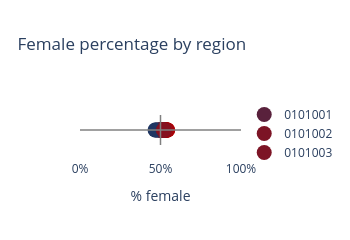

This figure's notebook cell:
### Code cell
from graph_programs.female_percentage import update_female_percentage_graph

fig_percent_1 = update_female_percentage_graph(data, gdf_small, fig_percent)
fig_percent_1.show()

### Figure 1 — Plotly figure (JSON) as saved in the notebook; plotly's stock layout.template omitted (floating-point values rounded to 4 significant figures; data arrays with more than 128 entries replaced by an {"elided": "..."} marker saying what was removed)
{"data": [{"hovertemplate": "<b>Female</b>: %{x} % <br>", "marker": {"cmax": 54.51, "cmin": 46.62, "color": [49.8], "colorscale": {"elided": "255x2 mixed values"}, "size": 15}, "mode": "markers", "name": "0101001", "type": "scatter", "x": [49.8], "y": [1]}, {"hovertemplate": "<b>Female</b>: %{x} % <br>", "marker": {"cmax": 54.51, "cmin": 46.62, "color": [51.64], "colorscale": {"elided": "255x2 mixed values"}, "size": 15}, "mode": "markers", "name": "0101002", "type": "scatter", "x": [51.64], "y": [1]}, {"hovertemplate": "<b>Female</b>: %{x} % <br>", "marker": {"cmax": 54.51, "cmin": 46.62, "color": [51.69], "colorscale": {"elided": "255x2 mixed values"}, "size": 15}, "mode": "markers", "name": "0101003", "type": "scatter", "x": [51.69], "y": [1]}, {"hovertemplate": "<b>Female</b>: %{x} % <br>", "marker": {"cmax": 54.51, "cmin": 46.62, "color": [50.44], "colorscale": {"elided": "255x2 mixed values"}, "size": 15}, "mode": "markers", "name": "0101004", "type": "scatter", "x": [50.44], "y": [1]}, {"hovertemplate": "<b>Female</b>: %{x} % <br>", "marker": {"cmax": 54.51, "cmin": 46.62, "color": [50.34], "colorscale": {"elided": "255x2 mixed values"}, "size": 15}, "mode": "markers", "name": "0101005", "type": "scatter", "x": [50.34], "y": [1]}, {"hovertemplate": "<b>Female</b>: %{x} % <br>", "marker": {"cmax": 54.51, "cmin": 46.62, "color": [51.66], "colorscale": {"elided": "255x2 mixed values"}, "size": 15}, "mode": "markers", "name": "0101006", "type": "scatter", "x": [51.66], "y": [1]}, {"hovertemplate": "<b>Female</b>: %{x} % <br>", "marker": {"cmax": 54.51, "cmin": 46.62, "color": [50.91], "colorscale": {"elided": "255x2 mixed values"}, "size": 15}, "mode": "markers", "name": "0101007", "type": "scatter", "x": [50.91], "y": [1]}, {"hovertemplate": "<b>Female</b>: %{x} % <br>", "marker": {"cmax": 54.51, "cmin": 46.62, "color": [50.66], "colorscale": {"elided": "255x2 mixed values"}, "size": 15}, "mode": "markers", "name": "0101008", "type": "scatter", "x": [50.66], "y": [1]}, {"hovertemplate": "<b>Female</b>: %{x} % <br>", "marker": {"cmax": 54.51, "cmin": 46.62, "color": [51.84], "colorscale": {"elided": "255x2 mixed values"}, "size": 15}, "mode": "markers", "name": "0101009", "type": "scatter", "x": [51.84], "y": [1]}, {"hovertemplate": "<b>Female</b>: %{x} % <br>", "marker": {"cmax": 54.51, "cmin": 46.62, "color": [53.02], "colorscale": {"elided": "255x2 mixed values"}, "size": 15}, "mode": "markers", "name": "0101010", "type": "scatter", "x": [53.02], "y": [1]}, {"hovertemplate": "<b>Female</b>: %{x} % <br>", "marker": {"cmax": 54.51, "cmin": 46.62, "color": [51.85], "colorscale": {"elided": "255x2 mixed values"}, "size": 15}, "mode": "markers", "name": "0101011", "type": "scatter", "x": [51.85], "y": [1]}, {"hovertemplate": "<b>Female</b>: %{x} % <br>", "marker": {"cmax": 54.51, "cmin": 46.62, "color": [50.46], "colorscale": {"elided": "255x2 mixed values"}, "size": 15}, "mode": "markers", "name": "0101012", "type": "scatter", "x": [50.46], "y": [1]}, {"hovertemplate": "<b>Female</b>: %{x} % <br>", "marker": {"cmax": 54.51, "cmin": 46.62, "color": [50.91], "colorscale": {"elided": "255x2 mixed values"}, "size": 15}, "mode": "markers", "name": "0101013", "type": "scatter", "x": [50.91], "y": [1]}, {"hovertemplate": "<b>Female</b>: %{x} % <br>", "marker": {"cmax": 54.51, "cmin": 46.62, "color": [51.39], "colorscale": {"elided": "255x2 mixed values"}, "size": 15}, "mode": "markers", "name": "0101014", "type": "scatter", "x": [51.39], "y": [1]}, {"hovertemplate": "<b>Female</b>: %{x} % <br>", "marker": {"cmax": 54.51, "cmin": 46.62, "color": [53.36], "colorscale": {"elided": "255x2 mixed values"}, "size": 15}, "mode": "markers", "name": "0101015", "type": "scatter", "x": [53.36], "y": [1]}, {"hovertemplate": "<b>Female</b>: %{x} % <br>", "marker": {"cmax": 54.51, "cmin": 46.62, "color": [51.63], "colorscale": {"elided": "255x2 mixed values"}, "size": 15}, "mode": "markers", "name": "0101016", "type": "scatter", "x": [51.63], "y": [1]}, {"hovertemplate": "<b>Female</b>: %{x} % <br>", "marker": {"cmax": 54.51, "cmin": 46.62, "color": [53.04], "colorscale": {"elided": "255x2 mixed values"}, "size": 15}, "mode": "markers", "name": "0102001", "type": "scatter", "x": [53.04], "y": [1]}, {"hovertemplate": "<b>Female</b>: %{x} % <br>", "marker": {"cmax": 54.51, "cmin": 46.62, "color": [53.42], "colorscale": {"elided": "255x2 mixed values"}, "size": 15}, "mode": "markers", "name": "0102002", "type": "scatter", "x": [53.42], "y": [1]}, {"hovertemplate": "<b>Female</b>: %{x} % <br>", "marker": {"cmax": 54.51, "cmin": 46.62, "color": [54.01], "colorscale": {"elided": "255x2 mixed values"}, "size": 15}, "mode": "markers", "name": "0102003", "type": "scatter", "x": [54.01], "y": [1]}, {"hovertemplate": "<b>Female</b>: %{x} % <br>", "marker": {"cmax": 54.51, "cmin": 46.62, "color": [53.65], "colorscale": {"elided": "255x2 mixed values"}, "size": 15}, "mode": "markers", "name": "0102004", "type": "scatter", "x": [53.65], "y": [1]}, {"hovertemplate": "<b>Female</b>: %{x} % <br>", "marker": {"cmax": 54.51, "cmin": 46.62, "color": [54.09], "colorscale": {"elided": "255x2 mixed values"}, "size": 15}, "mode": "markers", "name": "0102005", "type": "scatter", "x": [54.09], "y": [1]}, {"hovertemplate": "<b>Female</b>: %{x} % <br>", "marker": {"cmax": 54.51, "cmin": 46.62, "color": [50.8], "colorscale": {"elided": "255x2 mixed values"}, "size": 15}, "mode": "markers", "name": "0102006", "type": "scatter", "x": [50.8], "y": [1]}, {"hovertemplate": "<b>Female</b>: %{x} % <br>", "marker": {"cmax": 54.51, "cmin": 46.62, "color": [51.25], "colorscale": {"elided": "255x2 mixed values"}, "size": 15}, "mode": "markers", "name": "0102007", "type": "scatter", "x": [51.25], "y": [1]}, {"hovertemplate": "<b>Female</b>: %{x} % <br>", "marker": {"cmax": 54.51, "cmin": 46.62, "color": [52.04], "colorscale": {"elided": "255x2 mixed values"}, "size": 15}, "mode": "markers", "name": "0102008", "type": "scatter", "x": [52.04], "y": [1]}, {"hovertemplate": "<b>Female</b>: %{x} % <br>", "marker": {"cmax": 54.51, "cmin": 46.62, "color": [52.56], "colorscale": {"elided": "255x2 mixed values"}, "size": 15}, "mode": "markers", "name": "0102009", "type": "scatter", "x": [52.56], "y": [1]}, {"hovertemplate": "<b>Female</b>: %{x} % <br>", "marker": {"cmax": 54.51, "cmin": 46.62, "color": [54.25], "colorscale": {"elided": "255x2 mixed values"}, "size": 15}, "mode": "markers", "name": "0102010", "type": "scatter", "x": [54.25], "y": [1]}, {"hovertemplate": "<b>Female</b>: %{x} % <br>", "marker": {"cmax": 54.51, "cmin": 46.62, "color": [51.31], "colorscale": {"elided": "255x2 mixed values"}, "size": 15}, "mode": "markers", "name": "0102011", "type": "scatter", "x": [51.31], "y": [1]}, {"hovertemplate": "<b>Female</b>: %{x} % <br>", "marker": {"cmax": 54.51, "cmin": 46.62, "color": [54.51], "colorscale": {"elided": "255x2 mixed values"}, "size": 15}, "mode": "markers", "name": "0102012", "type": "scatter", "x": [54.51], "y": [1]}, {"hovertemplate": "<b>Female</b>: %{x} % <br>", "marker": {"cmax": 54.51, "cmin": 46.62, "color": [53.89], "colorscale": {"elided": "255x2 mixed values"}, "size": 15}, "mode": "markers", "name": "0102013", "type": "scatter", "x": [53.89], "y": [1]}, {"hovertemplate": "<b>Female</b>: %{x} % <br>", "marker": {"cmax": 54.51, "cmin": 46.62, "color": [50.78], "colorscale": {"elided": "255x2 mixed values"}, "size": 15}, "mode": "markers", "name": "0102014", "type": "scatter", "x": [50.78], "y": [1]}, {"hovertemplate": "<b>Female</b>: %{x} % <br>", "marker": {"cmax": 54.51, "cmin": 46.62, "color": [51.61], "colorscale": {"elided": "255x2 mixed values"}, "size": 15}, "mode": "markers", "name": "0102015", "type": "scatter", "x": [51.61], "y": [1]}, {"hovertemplate": "<b>Female</b>: %{x} % <br>", "marker": {"cmax": 54.51, "cmin": 46.62, "color": [52.2], "colorscale": {"elided": "255x2 mixed values"}, "size": 15}, "mode": "markers", "name": "0102016", "type": "scatter", "x": [52.2], "y": [1]}, {"hovertemplate": "<b>Female</b>: %{x} % <br>", "marker": {"cmax": 54.51, "cmin": 46.62, "color": [47.8], "colorscale": {"elided": "255x2 mixed values"}, "size": 15}, "mode": "markers", "name": "0102017", "type": "scatter", "x": [47.8], "y": [1]}, {"hovertemplate": "<b>Female</b>: %{x} % <br>", "marker": {"cmax": 54.51, "cmin": 46.62, "color": [53.39], "colorscale": {"elided": "255x2 mixed values"}, "size": 15}, "mode": "markers", "name": "0102018", "type": "scatter", "x": [53.39], "y": [1]}, {"hovertemplate": "<b>Female</b>: %{x} % <br>", "marker": {"cmax": 54.51, "cmin": 46.62, "color": [50.72], "colorscale": {"elided": "255x2 mixed values"}, "size": 15}, "mode": "markers", "name": "0103001", "type": "scatter", "x": [50.72], "y": [1]}, {"hovertemplate": "<b>Female</b>: %{x} % <br>", "marker": {"cmax": 54.51, "cmin": 46.62, "color": [51.4], "colorscale": {"elided": "255x2 mixed values"}, "size": 15}, "mode": "markers", "name": "0103002", "type": "scatter", "x": [51.4], "y": [1]}, {"hovertemplate": "<b>Female</b>: %{x} % <br>", "marker": {"cmax": 54.51, "cmin": 46.62, "color": [52.67], "colorscale": {"elided": "255x2 mixed values"}, "size": 15}, "mode": "markers", "name": "0103003", "type": "scatter", "x": [52.67], "y": [1]}, {"hovertemplate": "<b>Female</b>: %{x} % <br>", "marker": {"cmax": 54.51, "cmin": 46.62, "color": [51.39], "colorscale": {"elided": "255x2 mixed values"}, "size": 15}, "mode": "markers", "name": "0103004", "type": "scatter", "x": [51.39], "y": [1]}, {"hovertemplate": "<b>Female</b>: %{x} % <br>", "marker": {"cmax": 54.51, "cmin": 46.62, "color": [51.13], "colorscale": {"elided": "255x2 mixed values"}, "size": 15}, "mode": "markers", "name": "0103005", "type": "scatter", "x": [51.13], "y": [1]}, {"hovertemplate": "<b>Female</b>: %{x} % <br>", "marker": {"cmax": 54.51, "cmin": 46.62, "color": [50.63], "colorscale": {"elided": "255x2 mixed values"}, "size": 15}, "mode": "markers", "name": "0103006", "type": "scatter", "x": [50.63], "y": [1]}, {"hovertemplate": "<b>Female</b>: %{x} % <br>", "marker": {"cmax": 54.51, "cmin": 46.62, "color": [51.35], "colorscale": {"elided": "255x2 mixed values"}, "size": 15}, "mode": "markers", "name": "0103007", "type": "scatter", "x": [51.35], "y": [1]}, {"hovertemplate": "<b>Female</b>: %{x} % <br>", "marker": {"cmax": 54.51, "cmin": 46.62, "color": [50.99], "colorscale": {"elided": "255x2 mixed values"}, "size": 15}, "mode": "markers", "name": "0103008", "type": "scatter", "x": [50.99], "y": [1]}, {"hovertemplate": "<b>Female</b>: %{x} % <br>", "marker": {"cmax": 54.51, "cmin": 46.62, "color": [51.74], "colorscale": {"elided": "255x2 mixed values"}, "size": 15}, "mode": "markers", "name": "0103009", "type": "scatter", "x": [51.74], "y": [1]}, {"hovertemplate": "<b>Female</b>: %{x} % <br>", "marker": {"cmax": 54.51, "cmin": 46.62, "color": [49.95], "colorscale": {"elided": "255x2 mixed values"}, "size": 15}, "mode": "markers", "name": "0103010", "type": "scatter", "x": [49.95], "y": [1]}, {"hovertemplate": "<b>Female</b>: %{x} % <br>", "marker": {"cmax": 54.51, "cmin": 46.62, "color": [51.02], "colorscale": {"elided": "255x2 mixed values"}, "size": 15}, "mode": "markers", "name": "0103011", "type": "scatter", "x": [51.02], "y": [1]}, {"hovertemplate": "<b>Female</b>: %{x} % <br>", "marker": {"cmax": 54.51, "cmin": 46.62, "color": [51.65], "colorscale": {"elided": "255x2 mixed values"}, "size": 15}, "mode": "markers", "name": "0103012", "type": "scatter", "x": [51.65], "y": [1]}, {"hovertemplate": "<b>Female</b>: %{x} % <br>", "marker": {"cmax": 54.51, "cmin": 46.62, "color": [51.45], "colorscale": {"elided": "255x2 mixed values"}, "size": 15}, "mode": "markers", "name": "0103013", "type": "scatter", "x": [51.45], "y": [1]}, {"hovertemplate": "<b>Female</b>: %{x} % <br>", "marker": {"cmax": 54.51, "cmin": 46.62, "color": [49.93], "colorscale": {"elided": "255x2 mixed values"}, "size": 15}, "mode": "markers", "name": "0103014", "type": "scatter", "x": [49.93], "y": [1]}, {"hovertemplate": "<b>Female</b>: %{x} % <br>", "marker": {"cmax": 54.51, "cmin": 46.62, "color": [52.79], "colorscale": {"elided": "255x2 mixed values"}, "size": 15}, "mode": "markers", "name": "0103015", "type": "scatter", "x": [52.79], "y": [1]}, {"hovertemplate": "<b>Female</b>: %{x} % <br>", "marker": {"cmax": 54.51, "cmin": 46.62, "color": [51.36], "colorscale": {"elided": "255x2 mixed values"}, "size": 15}, "mode": "markers", "name": "0103016", "type": "scatter", "x": [51.36], "y": [1]}, {"hovertemplate": "<b>Female</b>: %{x} % <br>", "marker": {"cmax": 54.51, "cmin": 46.62, "color": [51.42], "colorscale": {"elided": "255x2 mixed values"}, "size": 15}, "mode": "markers", "name": "0103017", "type": "scatter", "x": [51.42], "y": [1]}, {"hovertemplate": "<b>Female</b>: %{x} % <br>", "marker": {"cmax": 54.51, "cmin": 46.62, "color": [52.65], "colorscale": {"elided": "255x2 mixed values"}, "size": 15}, "mode": "markers", "name": "0104001", "type": "scatter", "x": [52.65], "y": [1]}, {"hovertemplate": "<b>Female</b>: %{x} % <br>", "marker": {"cmax": 54.51, "cmin": 46.62, "color": [51], "colorscale": {"elided": "255x2 mixed values"}, "size": 15}, "mode": "markers", "name": "0104002", "type": "scatter", "x": [51], "y": [1]}, {"hovertemplate": "<b>Female</b>: %{x} % <br>", "marker": {"cmax": 54.51, "cmin": 46.62, "color": [51.12], "colorscale": {"elided": "255x2 mixed values"}, "size": 15}, "mode": "markers", "name": "0104003", "type": "scatter", "x": [51.12], "y": [1]}, {"hovertemplate": "<b>Female</b>: %{x} % <br>", "marker": {"cmax": 54.51, "cmin": 46.62, "color": [50.56], "colorscale": {"elided": "255x2 mixed values"}, "size": 15}, "mode": "markers", "name": "0104004", "type": "scatter", "x": [50.56], "y": [1]}, {"hovertemplate": "<b>Female</b>: %{x} % <br>", "marker": {"cmax": 54.51, "cmin": 46.62, "color": [51.01], "colorscale": {"elided": "255x2 mixed values"}, "size": 15}, "mode": "markers", "name": "0104005", "type": "scatter", "x": [51.01], "y": [1]}, {"hovertemplate": "<b>Female</b>: %{x} % <br>", "marker": {"cmax": 54.51, "cmin": 46.62, "color": [51.19], "colorscale": {"elided": "255x2 mixed values"}, "size": 15}, "mode": "markers", "name": "0104006", "type": "scatter", "x": [51.19], "y": [1]}, {"hovertemplate": "<b>Female</b>: %{x} % <br>", "marker": {"cmax": 54.51, "cmin": 46.62, "color": [50.59], "colorscale": {"elided": "255x2 mixed values"}, "size": 15}, "mode": "markers", "name": "0104007", "type": "scatter", "x": [50.59], "y": [1]}, {"hovertemplate": "<b>Female</b>: %{x} % <br>", "marker": {"cmax": 54.51, "cmin": 46.62, "color": [52.08], "colorscale": {"elided": "255x2 mixed values"}, "size": 15}, "mode": "markers", "name": "0104008", "type": "scatter", "x": [52.08], "y": [1]}, {"hovertemplate": "<b>Female</b>: %{x} % <br>", "marker": {"cmax": 54.51, "cmin": 46.62, "color": [51.98], "colorscale": {"elided": "255x2 mixed values"}, "size": 15}, "mode": "markers", "name": "0104009", "type": "scatter", "x": [51.98], "y": [1]}, {"hovertemplate": "<b>Female</b>: %{x} % <br>", "marker": {"cmax": 54.51, "cmin": 46.62, "color": [50.05], "colorscale": {"elided": "255x2 mixed values"}, "size": 15}, "mode": "markers", "name": "0104010", "type": "scatter", "x": [50.05], "y": [1]}, {"hovertemplate": "<b>Female</b>: %{x} % <br>", "marker": {"cmax": 54.51, "cmin": 46.62, "color": [51.11], "colorscale": {"elided": "255x2 mixed values"}, "size": 15}, "mode": "markers", "name": "0104011", "type": "scatter", "x": [51.11], "y": [1]}, {"hovertemplate": "<b>Female</b>: %{x} % <br>", "marker": {"cmax": 54.51, "cmin": 46.62, "color": [50.85], "colorscale": {"elided": "255x2 mixed values"}, "size": 15}, "mode": "markers", "name": "0104012", "type": "scatter", "x": [50.85], "y": [1]}, {"hovertemplate": "<b>Female</b>: %{x} % <br>", "marker": {"cmax": 54.51, "cmin": 46.62, "color": [50.97], "colorscale": {"elided": "255x2 mixed values"}, "size": 15}, "mode": "markers", "name": "0104013", "type": "scatter", "x": [50.97], "y": [1]}, {"hovertemplate": "<b>Female</b>: %{x} % <br>", "marker": {"cmax": 54.51, "cmin": 46.62, "color": [50.63], "colorscale": {"elided": "255x2 mixed values"}, "size": 15}, "mode": "markers", "name": "0104014", "type": "scatter", "x": [50.63], "y": [1]}, {"hovertemplate": "<b>Female</b>: %{x} % <br>", "marker": {"cmax": 54.51, "cmin": 46.62, "color": [53.17], "colorscale": {"elided": "255x2 mixed values"}, "size": 15}, "mode": "markers", "name": "0104015", "type": "scatter", "x": [53.17], "y": [1]}, {"hovertemplate": "<b>Female</b>: %{x} % <br>", "marker": {"cmax": 54.51, "cmin": 46.62, "color": [50.82], "colorscale": {"elided": "255x2 mixed values"}, "size": 15}, "mode": "markers", "name": "0104016", "type": "scatter", "x": [50.82], "y": [1]}, {"hovertemplate": "<b>Female</b>: %{x} % <br>", "marker": {"cmax": 54.51, "cmin": 46.62, "color": [50.52], "colorscale": {"elided": "255x2 mixed values"}, "size": 15}, "mode": "markers", "name": "0104017", "type": "scatter", "x": [50.52], "y": [1]}, {"hovertemplate": "<b>Female</b>: %{x} % <br>", "marker": {"cmax": 54.51, "cmin": 46.62, "color": [50.41], "colorscale": {"elided": "255x2 mixed values"}, "size": 15}, "mode": "markers", "name": "0105001", "type": "scatter", "x": [50.41], "y": [1]}, {"hovertemplate": "<b>Female</b>: %{x} % <br>", "marker": {"cmax": 54.51, "cmin": 46.62, "color": [52.15], "colorscale": {"elided": "255x2 mixed values"}, "size": 15}, "mode": "markers", "name": "0105002", "type": "scatter", "x": [52.15], "y": [1]}, {"hovertemplate": "<b>Female</b>: %{x} % <br>", "marker": {"cmax": 54.51, "cmin": 46.62, "color": [48.34], "colorscale": {"elided": "255x2 mixed values"}, "size": 15}, "mode": "markers", "name": "0105003", "type": "scatter", "x": [48.34], "y": [1]}, {"hovertemplate": "<b>Female</b>: %{x} % <br>", "marker": {"cmax": 54.51, "cmin": 46.62, "color": [49.81], "colorscale": {"elided": "255x2 mixed values"}, "size": 15}, "mode": "markers", "name": "0105004", "type": "scatter", "x": [49.81], "y": [1]}, {"hovertemplate": "<b>Female</b>: %{x} % <br>", "marker": {"cmax": 54.51, "cmin": 46.62, "color": [51.79], "colorscale": {"elided": "255x2 mixed values"}, "size": 15}, "mode": "markers", "name": "0105005", "type": "scatter", "x": [51.79], "y": [1]}, {"hovertemplate": "<b>Female</b>: %{x} % <br>", "marker": {"cmax": 54.51, "cmin": 46.62, "color": [51.09], "colorscale": {"elided": "255x2 mixed values"}, "size": 15}, "mode": "markers", "name": "0105006", "type": "scatter", "x": [51.09], "y": [1]}, {"hovertemplate": "<b>Female</b>: %{x} % <br>", "marker": {"cmax": 54.51, "cmin": 46.62, "color": [50.98], "colorscale": {"elided": "255x2 mixed values"}, "size": 15}, "mode": "markers", "name": "0105007", "type": "scatter", "x": [50.98], "y": [1]}, {"hovertemplate": "<b>Female</b>: %{x} % <br>", "marker": {"cmax": 54.51, "cmin": 46.62, "color": [50.7], "colorscale": {"elided": "255x2 mixed values"}, "size": 15}, "mode": "markers", "name": "0105008", "type": "scatter", "x": [50.7], "y": [1]}, {"hovertemplate": "<b>Female</b>: %{x} % <br>", "marker": {"cmax": 54.51, "cmin": 46.62, "color": [53.07], "colorscale": {"elided": "255x2 mixed values"}, "size": 15}, "mode": "markers", "name": "0105009", "type": "scatter", "x": [53.07], "y": [1]}, {"hovertemplate": "<b>Female</b>: %{x} % <br>", "marker": {"cmax": 54.51, "cmin": 46.62, "color": [50.93], "colorscale": {"elided": "255x2 mixed values"}, "size": 15}, "mode": "markers", "name": "0105010", "type": "scatter", "x": [50.93], "y": [1]}, {"hovertemplate": "<b>Female</b>: %{x} % <br>", "marker": {"cmax": 54.51, "cmin": 46.62, "color": [49.27], "colorscale": {"elided": "255x2 mixed values"}, "size": 15}, "mode": "markers", "name": "0105011", "type": "scatter", "x": [49.27], "y": [1]}, {"hovertemplate": "<b>Female</b>: %{x} % <br>", "marker": {"cmax": 54.51, "cmin": 46.62, "color": [51.17], "colorscale": {"elided": "255x2 mixed values"}, "size": 15}, "mode": "markers", "name": "0105012", "type": "scatter", "x": [51.17], "y": [1]}, {"hovertemplate": "<b>Female</b>: %{x} % <br>", "marker": {"cmax": 54.51, "cmin": 46.62, "color": [52.34], "colorscale": {"elided": "255x2 mixed values"}, "size": 15}, "mode": "markers", "name": "0105013", "type": "scatter", "x": [52.34], "y": [1]}, {"hovertemplate": "<b>Female</b>: %{x} % <br>", "marker": {"cmax": 54.51, "cmin": 46.62, "color": [51.24], "colorscale": {"elided": "255x2 mixed values"}, "size": 15}, "mode": "markers", "name": "0105014", "type": "scatter", "x": [51.24], "y": [1]}, {"hovertemplate": "<b>Female</b>: %{x} % <br>", "marker": {"cmax": 54.51, "cmin": 46.62, "color": [51.04], "colorscale": {"elided": "255x2 mixed values"}, "size": 15}, "mode": "markers", "name": "0105015", "type": "scatter", "x": [51.04], "y": [1]}, {"hovertemplate": "<b>Female</b>: %{x} % <br>", "marker": {"cmax": 54.51, "cmin": 46.62, "color": [51.13], "colorscale": {"elided": "255x2 mixed values"}, "size": 15}, "mode": "markers", "name": "0106001", "type": "scatter", "x": [51.13], "y": [1]}, {"hovertemplate": "<b>Female</b>: %{x} % <br>", "marker": {"cmax": 54.51, "cmin": 46.62, "color": [47.08], "colorscale": {"elided": "255x2 mixed values"}, "size": 15}, "mode": "markers", "name": "0106002", "type": "scatter", "x": [47.08], "y": [1]}, {"hovertemplate": "<b>Female</b>: %{x} % <br>", "marker": {"cmax": 54.51, "cmin": 46.62, "color": [52.28], "colorscale": {"elided": "255x2 mixed values"}, "size": 15}, "mode": "markers", "name": "0106003", "type": "scatter", "x": [52.28], "y": [1]}, {"hovertemplate": "<b>Female</b>: %{x} % <br>", "marker": {"cmax": 54.51, "cmin": 46.62, "color": [52.03], "colorscale": {"elided": "255x2 mixed values"}, "size": 15}, "mode": "markers", "name": "0106004", "type": "scatter", "x": [52.03], "y": [1]}, {"hovertemplate": "<b>Female</b>: %{x} % <br>", "marker": {"cmax": 54.51, "cmin": 46.62, "color": [50.65], "colorscale": {"elided": "255x2 mixed values"}, "size": 15}, "mode": "markers", "name": "0106005", "type": "scatter", "x": [50.65], "y": [1]}, {"hovertemplate": "<b>Female</b>: %{x} % <br>", "marker": {"cmax": 54.51, "cmin": 46.62, "color": [51.96], "colorscale": {"elided": "255x2 mixed values"}, "size": 15}, "mode": "markers", "name": "0106006", "type": "scatter", "x": [51.96], "y": [1]}, {"hovertemplate": "<b>Female</b>: %{x} % <br>", "marker": {"cmax": 54.51, "cmin": 46.62, "color": [52.45], "colorscale": {"elided": "255x2 mixed values"}, "size": 15}, "mode": "markers", "name": "0106007", "type": "scatter", "x": [52.45], "y": [1]}, {"hovertemplate": "<b>Female</b>: %{x} % <br>", "marker": {"cmax": 54.51, "cmin": 46.62, "color": [53.94], "colorscale": {"elided": "255x2 mixed values"}, "size": 15}, "mode": "markers", "name": "0106008", "type": "scatter", "x": [53.94], "y": [1]}, {"hovertemplate": "<b>Female</b>: %{x} % <br>", "marker": {"cmax": 54.51, "cmin": 46.62, "color": [52.91], "colorscale": {"elided": "255x2 mixed values"}, "size": 15}, "mode": "markers", "name": "0106009", "type": "scatter", "x": [52.91], "y": [1]}, {"hovertemplate": "<b>Female</b>: %{x} % <br>", "marker": {"cmax": 54.51, "cmin": 46.62, "color": [52], "colorscale": {"elided": "255x2 mixed values"}, "size": 15}, "mode": "markers", "name": "0106010", "type": "scatter", "x": [52], "y": [1]}, {"hovertemplate": "<b>Female</b>: %{x} % <br>", "marker": {"cmax": 54.51, "cmin": 46.62, "color": [52.47], "colorscale": {"elided": "255x2 mixed values"}, "size": 15}, "mode": "markers", "name": "0106011", "type": "scatter", "x": [52.47], "y": [1]}, {"hovertemplate": "<b>Female</b>: %{x} % <br>", "marker": {"cmax": 54.51, "cmin": 46.62, "color": [53.29], "colorscale": {"elided": "255x2 mixed values"}, "size": 15}, "mode": "markers", "name": "0106012", "type": "scatter", "x": [53.29], "y": [1]}, {"hovertemplate": "<b>Female</b>: %{x} % <br>", "marker": {"cmax": 54.51, "cmin": 46.62, "color": [52.15], "colorscale": {"elided": "255x2 mixed values"}, "size": 15}, "mode": "markers", "name": "0106013", "type": "scatter", "x": [52.15], "y": [1]}, {"hovertemplate": "<b>Female</b>: %{x} % <br>", "marker": {"cmax": 54.51, "cmin": 46.62, "color": [51.57], "colorscale": {"elided": "255x2 mixed values"}, "size": 15}, "mode": "markers", "name": "0106014", "type": "scatter", "x": [51.57], "y": [1]}, {"hovertemplate": "<b>Female</b>: %{x} % <br>", "marker": {"cmax": 54.51, "cmin": 46.62, "color": [46.62], "colorscale": {"elided": "255x2 mixed values"}, "size": 15}, "mode": "markers", "name": "0106015", "type": "scatter", "x": [46.62], "y": [1]}, {"hovertemplate": "<b>Female</b>: %{x} % <br>", "marker": {"cmax": 54.51, "cmin": 46.62, "color": [51.72], "colorscale": {"elided": "255x2 mixed values"}, "size": 15}, "mode": "markers", "name": "0106016", "type": "scatter", "x": [51.72], "y": [1]}, {"hovertemplate": "<b>Female</b>: %{x} % <br>", "marker": {"cmax": 54.51, "cmin": 46.62, "color": [52.09], "colorscale": {"elided": "255x2 mixed values"}, "size": 15}, "mode": "markers", "name": "0107001", "type": "scatter", "x": [52.09], "y": [1]}], "layout": {"height": 225, "legend": {"itemclick": false}, "paper_bgcolor": "rgba(0, 0, 0, 0)", "plot_bgcolor": "rgba(0, 0, 0, 0)", "shapes": [{"line": {"color": "grey", "dash": "solid", "width": 1.5}, "type": "line", "x0": 50, "x1": 50, "y0": 0.5, "y1": 1.5}, {"line": {"color": "grey", "dash": "solid", "width": 1.5}, "type": "line", "x0": 0, "x1": 1, "xref": "x domain", "y0": 1, "y1": 1, "yref": "y"}], "title": {"text": "Female percentage by region"}, "width": 350, "xaxis": {"range": [0, 100], "showgrid": false, "tickmode": "array", "ticktext": ["0%", "50%", "100%"], "tickvals": [0, 50, 100], "title": {"text": "% female"}}, "yaxis": {"range": [0, 2], "showgrid": false, "visible": false}}}
